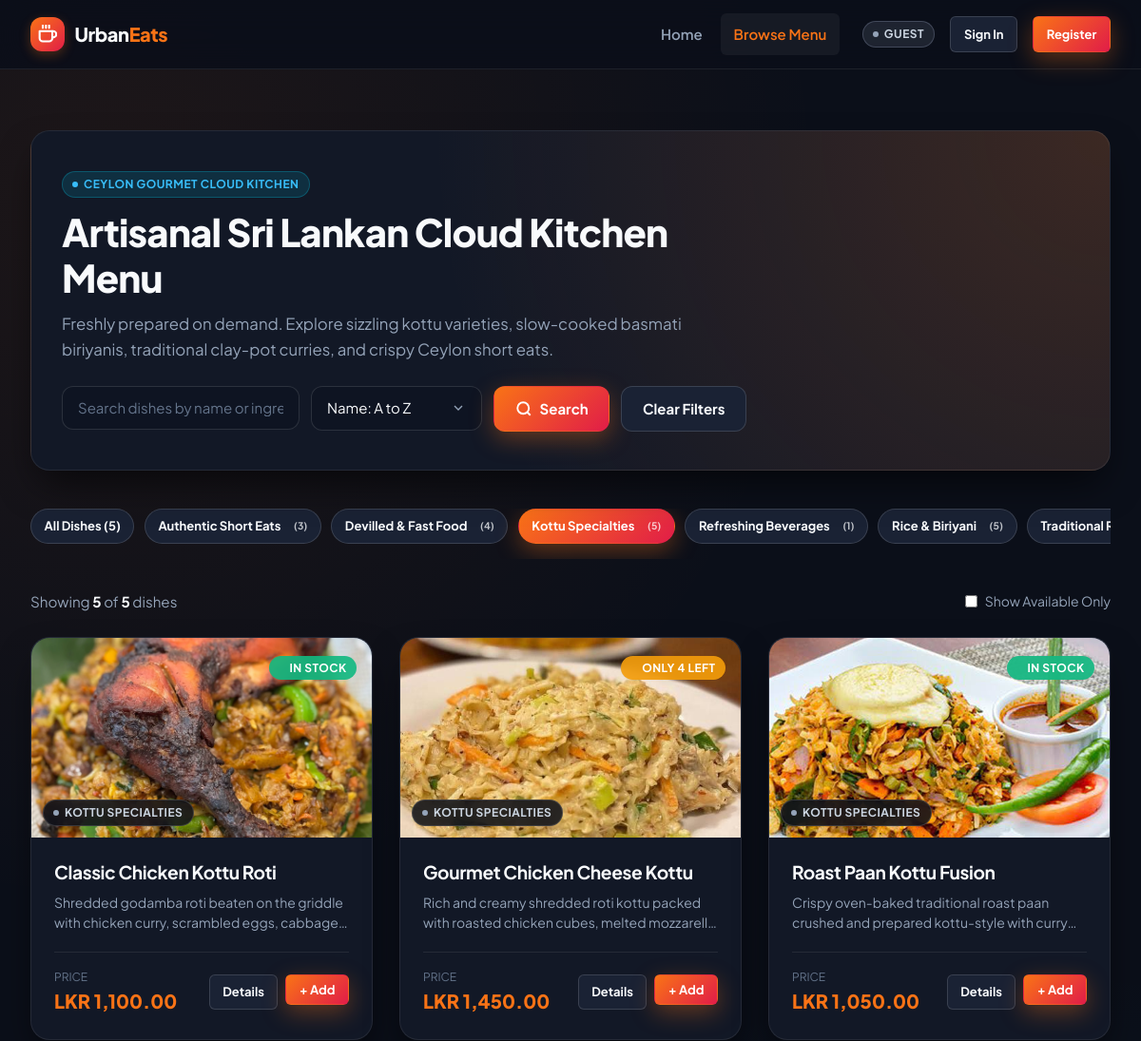
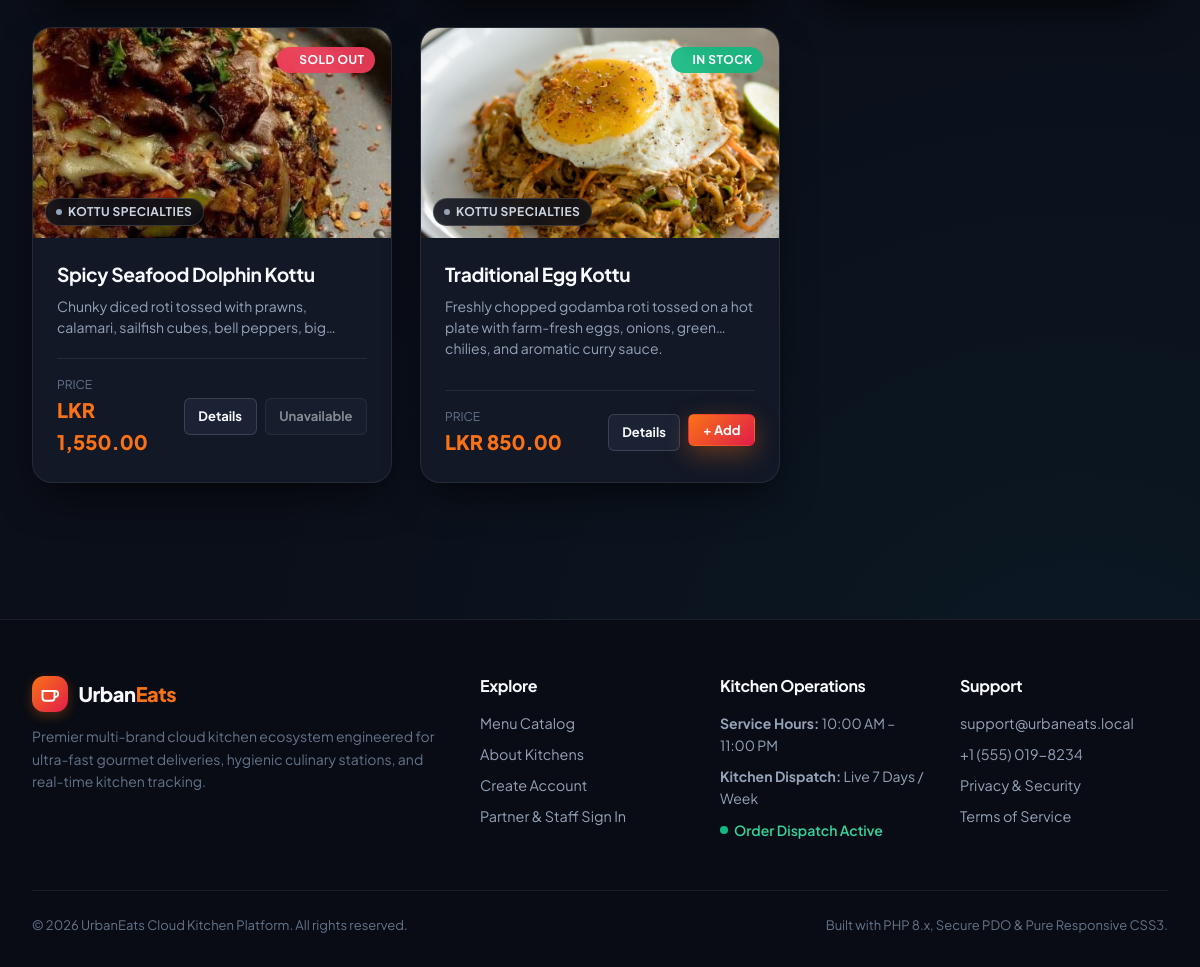
Page /public/menu/list.php?category=1 on the committed database (2 pictures, top to bottom).
### tables this page shows
CREATE TABLE categories (
    category_id INT AUTO_INCREMENT PRIMARY KEY,
    name VARCHAR(100) NOT NULL UNIQUE,
    description TEXT NULL,
    is_active TINYINT(1) NOT NULL DEFAULT 1,
    created_at TIMESTAMP DEFAULT CURRENT_TIMESTAMP,
    INDEX idx_categories_active (is_active)
);

CREATE TABLE dishes (
    dish_id INT AUTO_INCREMENT PRIMARY KEY,
    category_id INT NOT NULL,
    name VARCHAR(150) NOT NULL,
    description TEXT NULL,
    price DECIMAL(10, 2) NOT NULL,
    image_path VARCHAR(255) NULL,
    is_active TINYINT(1) NOT NULL DEFAULT 1,
    created_at TIMESTAMP DEFAULT CURRENT_TIMESTAMP,
    FOREIGN KEY (category_id) REFERENCES categories(category_id) ON DELETE RESTRICT ON UPDATE CASCADE,
    INDEX idx_dishes_category (category_id),
    INDEX idx_dishes_name (name),
    INDEX idx_dishes_price (price),
    INDEX idx_dishes_is_active (is_active)
);

CREATE TABLE inventory (
    inventory_id INT AUTO_INCREMENT PRIMARY KEY,
    dish_id INT NOT NULL UNIQUE,
    current_stock INT NOT NULL DEFAULT 0,
    reorder_level INT NOT NULL DEFAULT 5,
    updated_at TIMESTAMP DEFAULT CURRENT_TIMESTAMP ON UPDATE CURRENT_TIMESTAMP,
    FOREIGN KEY (dish_id) REFERENCES dishes(dish_id) ON DELETE CASCADE ON UPDATE CASCADE,
    CONSTRAINT chk_current_stock_non_negative CHECK (current_stock >= 0),
    CONSTRAINT chk_reorder_level_non_negative CHECK (reorder_level >= 0),
    INDEX idx_inventory_stock (current_stock),
    INDEX idx_inventory_reorder (reorder_level)
);

### public/menu/list.php (the view, shortened to what this page needs)
<?php
require_once __DIR__ . '/../../config/db.php';
$categoryId   = isset($_GET['category']) ? max(0, (int)$_GET['category']) : 0;
$searchQuery  = trim((string)($_GET['search'] ?? ''));
$sortParam    = trim((string)($_GET['sort'] ?? 'name_asc'));
$inStockOnly  = isset($_GET['in_stock']) && $_GET['in_stock'] === '1';
$page         = max(1, (int)($_GET['page'] ?? 1));
$perPage      = 9;
$allowedSorts = [
    'price_asc'  => 'd.price ASC',
    'price_desc' => 'd.price DESC',
    'name_asc'   => 'd.name ASC',
    'name_desc'  => 'd.name DESC',
    'stock_desc' => 'i.current_stock DESC',
];
$orderBySql = $allowedSorts[$sortParam] ?? 'd.name ASC';
$categoriesStmt = $pdo->query('
    SELECT c.category_id, c.name, COUNT(d.dish_id) AS total_active_dishes
    FROM categories c
    LEFT JOIN dishes d ON c.category_id = d.category_id AND d.is_active = 1
    WHERE c.is_active = 1
    GROUP BY c.category_id
    ORDER BY c.name ASC
');
$categories = $categoriesStmt->fetchAll();
$whereClauses = ['d.is_active = 1', 'c.is_active = 1'];
$params = [];
if ($categoryId > 0) {
    $whereClauses[] = 'd.category_id = :cat_id';
    $params[':cat_id'] = $categoryId;
}
$whereSql = implode(' AND ', $whereClauses);
$countSql = "
    SELECT COUNT(*)
    FROM dishes d
    JOIN categories c ON d.category_id = c.category_id
    LEFT JOIN inventory i ON d.dish_id = i.dish_id
    WHERE {$whereSql}
";
$countStmt = $pdo->prepare($countSql);
$countStmt->execute($params);
$totalDishes = (int)$countStmt->fetchColumn();
$offset = ($page - 1) * $perPage;
$dishesSql = "
    SELECT d.dish_id, d.name, d.description, d.price, d.image_path, d.created_at,
           c.category_id, c.name AS category_name,
           i.current_stock, i.reorder_level
    FROM dishes d
    JOIN categories c ON d.category_id = c.category_id
    LEFT JOIN inventory i ON d.dish_id = i.dish_id
    WHERE {$whereSql}
    ORDER BY {$orderBySql}
    LIMIT :offset, :per_page
";
$dishesStmt = $pdo->prepare($dishesSql);
foreach ($params as $k => $v) {
    $dishesStmt->bindValue($k, $v);
}
$dishesStmt->bindValue(':offset', $offset, PDO::PARAM_INT);
$dishesStmt->bindValue(':per_page', $perPage, PDO::PARAM_INT);
$dishesStmt->execute();
$dishes = $dishesStmt->fetchAll();
function build_menu_url(array $overrides = []): string {
    $params = $_GET;
    foreach ($overrides as $k => $v) {
        if ($v === null) {
            unset($params[$k]);
        } else {
            $params[$k] = $v;
        }
    }
    return 'list.php' . (!empty($params) ? '?' . http_build_query($params) : '');
}
require_once __DIR__ . '/../../includes/header.php';
?>
<div class="container" style="padding-top: 2rem; padding-bottom: 5rem;">
    <div class="card" style="margin-bottom: 2.5rem; background: radial-gradient(circle at top right, rgba(249, 115, 22, 0.18), transparent 60%), var(--bg-surface); border: 1px solid var(--border-card);">
        <div class="card-body" style="padding: 2.5rem 2rem;">
            <div style="max-width: 720px;">
                <span class="role-badge badge-staff" style="margin-bottom: 0.75rem;">Ceylon Gourmet Cloud Kitchen</span>
                <h1 style="font-size: 2.5rem; font-weight: 800; color: var(--text-primary); line-height: 1.2; margin-bottom: 0.75rem;">
                    Artisanal Sri Lankan Cloud Kitchen Menu
                </h1>
                <p style="font-size: 1.05rem; color: var(--text-secondary); line-height: 1.6; margin-bottom: 1.5rem;">
                    Freshly prepared on demand. Explore sizzling kottu varieties, slow-cooked basmati biriyanis, traditional clay-pot curries, and crispy Ceylon short eats.
                </p>
                <form action="list.php" method="GET" style="display: flex; gap: 0.75rem; flex-wrap: wrap;">
                    <div style="flex: 1; min-width: 240px; position: relative;">
                        <input
                            type="text"
                            name="search"
                            class="form-control"
                            placeholder="Search dishes by name or ingredients..."
                            value="<?= htmlspecialchars($searchQuery, ENT_QUOTES, 'UTF-8'); ?>"
                        >
                    </div>
                    <div style="width: 180px;">
                        <select name="sort" class="form-control" onchange="this.form.submit()">
                            <option value="name_asc" <?= $sortParam === 'name_asc' ? 'selected' : ''; ?>>Name: A to Z</option>
                        </select>
                    </div>
                    <button type="submit" class="btn btn-primary">
                        <svg width="18" height="18" viewBox="0 0 24 24" fill="none" stroke="currentColor" stroke-width="2.5"><circle cx="11" cy="11" r="8"></circle><line x1="21" y1="21" x2="16.65" y2="16.65"></line></svg>
                        Search
                    </button>
                    <?php if (!empty($searchQuery) || $categoryId > 0 || $sortParam !== 'name_asc'): ?>
                        <a href="list.php" class="btn btn-secondary">Clear Filters</a>
                    <?php endif; ?>
                </form>
            </div>
        </div>
    </div>
    <div style="display: flex; gap: 0.65rem; overflow-x: auto; padding-bottom: 1rem; margin-bottom: 2rem;">
        <a
            href="<?= htmlspecialchars(build_menu_url(['category' => null, 'page' => 1]), ENT_QUOTES, 'UTF-8'); ?>"
            class="btn <?= $categoryId === 0 ? 'btn-primary' : 'btn-secondary'; ?> btn-sm"
            style="border-radius: var(--radius-pill); white-space: nowrap;"
        >
            All Dishes (<?= $totalDishes; ?>)
        </a>
        <?php foreach ($categories as $cat): ?>
            <a
                href="<?= htmlspecialchars(build_menu_url(['category' => (int)$cat['category_id'], 'page' => 1]), ENT_QUOTES, 'UTF-8'); ?>"
                class="btn <?= $categoryId === (int)$cat['category_id'] ? 'btn-primary' : 'btn-secondary'; ?> btn-sm"
                style="border-radius: var(--radius-pill); white-space: nowrap;"
            >
                <?= htmlspecialchars($cat['name'], ENT_QUOTES, 'UTF-8'); ?>
                <span style="opacity: 0.75; font-size: 0.8em; margin-left: 0.35rem;">(<?= (int)$cat['total_active_dishes']; ?>)</span>
            </a>
        <?php endforeach; ?>
    </div>
    <div style="display: flex; justify-content: space-between; align-items: center; flex-wrap: wrap; gap: 1rem; margin-bottom: 1.5rem;">
        <div style="color: var(--text-secondary); font-size: 0.95rem;">
            Showing <strong style="color: var(--text-primary);"><?= count($dishes); ?></strong> of <strong style="color: var(--text-primary);"><?= $totalDishes; ?></strong> dishes
        </div>
        <div>
            <label style="display: inline-flex; align-items: center; gap: 0.5rem; color: var(--text-secondary); font-size: 0.875rem; cursor: pointer;">
                <input
                    type="checkbox"
                    <?= $inStockOnly ? 'checked' : ''; ?>
                    onchange="location.href = '<?= htmlspecialchars(build_menu_url(['in_stock' => $inStockOnly ? null : '1', 'page' => 1]), ENT_QUOTES, 'UTF-8'); ?>'"
                    style="accent-color: var(--primary);"
                >
                Show Available Only
            </label>
        </div>
    </div>
    <?php if (empty($dishes)): ?>
        <div class="card" style="text-align: center; padding: 4rem 2rem;">
            <svg width="48" height="48" viewBox="0 0 24 24" fill="none" stroke="var(--text-muted)" stroke-width="1.5" style="margin-bottom: 1rem;"><circle cx="11" cy="11" r="8"></circle><line x1="21" y1="21" x2="16.65" y2="16.65"></line></svg>
            <h3 style="font-size: 1.35rem; font-weight: 700; color: var(--text-primary); margin-bottom: 0.5rem;">No Dishes Found</h3>
            <p style="color: var(--text-muted); max-width: 480px; margin: 0 auto 1.5rem;">
                No culinary items match your search or filter settings. Try adjusting keywords or category selection.
            </p>
            <a href="list.php" class="btn btn-secondary">Reset Menu View</a>
        </div>
    <?php else: ?>
        <div style="display: grid; grid-template-columns: repeat(auto-fill, minmax(320px, 1fr)); gap: 1.75rem;">
            <?php foreach ($dishes as $dish): ?>
                <?php
                    $stock = (int)($dish['current_stock'] ?? 0);
                    $reorder = (int)($dish['reorder_level'] ?? 5);
                    $isOutOfStock = ($stock <= 0);
                    $isLowStock   = (!$isOutOfStock && $stock <= $reorder);
                ?>
                <div class="card" style="display: flex; flex-direction: column; height: 100%; transition: transform var(--transition-base), box-shadow var(--transition-base);">
                    <div style="position: relative; width: 100%; height: 210px; overflow: hidden; background: var(--bg-surface-elevated);">
                        <?php if (!empty($dish['image_path'])): ?>
                            <img
                                src="/UrbanEats-Cloud-Kitchen-Platform/<?= htmlspecialchars($dish['image_path'], ENT_QUOTES, 'UTF-8'); ?>"
                                alt="<?= htmlspecialchars($dish['name'], ENT_QUOTES, 'UTF-8'); ?>"
                                style="width: 100%; height: 100%; object-fit: cover; transition: transform 0.4s ease;"
                                loading="lazy"
                            >
                        <?php else: ?>
                            <div style="width: 100%; height: 100%; display: flex; align-items: center; justify-content: center; color: var(--text-muted);">
                                No Image Available
                            </div>
                        <?php endif; ?>
                        <div style="position: absolute; top: 1rem; right: 1rem;">
                            <?php if ($isOutOfStock): ?>
                                <span class="role-badge" style="background: rgba(244, 63, 94, 0.9); color: #ffffff; backdrop-filter: blur(8px);">Sold Out</span>
                            <?php elseif ($isLowStock): ?>
                                <span class="role-badge" style="background: rgba(245, 158, 11, 0.9); color: #ffffff; backdrop-filter: blur(8px);">Only <?= $stock; ?> Left</span>
                            <?php else: ?>
                                <span class="role-badge" style="background: rgba(16, 185, 129, 0.9); color: #ffffff; backdrop-filter: blur(8px);">In Stock</span>
                            <?php endif; ?>
                        </div>
                        <div style="position: absolute; bottom: 0.75rem; left: 0.75rem;">
                            <span class="role-badge badge-guest" style="background: rgba(11, 15, 25, 0.85); backdrop-filter: blur(8px); border-color: rgba(255,255,255,0.15);">
                                <?= htmlspecialchars($dish['category_name'], ENT_QUOTES, 'UTF-8'); ?>
                            </span>
                        </div>
                    </div>
                    <div class="card-body" style="display: flex; flex-direction: column; flex: 1; padding: 1.5rem;">
                        <h3 style="font-size: 1.2rem; font-weight: 700; color: var(--text-primary); margin-bottom: 0.5rem; line-height: 1.35;">
                            <a href="detail.php?id=<?= (int)$dish['dish_id']; ?>" style="color: inherit; text-decoration: none;">
                                <?= htmlspecialchars($dish['name'], ENT_QUOTES, 'UTF-8'); ?>
                            </a>
                        </h3>
                        <p style="font-size: 0.875rem; color: var(--text-secondary); line-height: 1.5; margin-bottom: 1.25rem; flex: 1; display: -webkit-box; -webkit-line-clamp: 2; -webkit-box-orient: vertical; overflow: hidden;">
                            <?= htmlspecialchars($dish['description'] ?? 'Authentic freshly prepared specialty.', ENT_QUOTES, 'UTF-8'); ?>
                        </p>
                        <div style="display: flex; justify-content: space-between; align-items: center; padding-top: 1rem; border-top: 1px solid var(--border-subtle);">
                            <div>
                                <span style="font-size: 0.75rem; color: var(--text-muted); display: block; text-transform: uppercase;">Price</span>
                                <strong style="font-size: 1.25rem; font-weight: 800; color: var(--primary);">
                                    LKR <?= number_format((float)$dish['price'], 2); ?>
                                </strong>
                            </div>
                            <div style="display: flex; gap: 0.5rem;">
                                <a href="detail.php?id=<?= (int)$dish['dish_id']; ?>" class="btn btn-secondary btn-sm" title="View Ingredients & Nutrition">
                                    Details
                                </a>
                                <?php if ($isOutOfStock): ?>
                                    <button type="button" class="btn btn-secondary btn-sm" disabled style="opacity: 0.5; cursor: not-allowed;">
                                        Unavailable
                                    </button>
                                <?php else: ?>
                                    <form action="/UrbanEats-Cloud-Kitchen-Platform/public/orders/cart.php" method="POST" style="margin: 0;">
                                        <button type="submit" class="btn btn-primary btn-sm" title="Add to Order Cart">
                                            + Add
                                        </button>
                                    </form>
                                <?php endif; ?>
                            </div>
                        </div>
                    </div>
                </div>
            <?php endforeach; ?>
        </div>
    <?php endif; ?>
</div>
<?php require_once __DIR__ . '/../../includes/footer.php'; ?>

### rows in the picture
categories: name "Authentic Short Eats", total_active_dishes "3"
categories: name "Devilled & Fast Food", total_active_dishes "4"
categories: name "Kottu Specialties", total_active_dishes "5"
categories: name "Refreshing Beverages", total_active_dishes "1"
categories: name "Rice & Biriyani", total_active_dishes "5"
categories: name "Traditional…"
dishes: image_path (picture), shows "IN STOCK", category.name "KOTTU SPECIALTIES", name "Classic Chicken Kottu Roti", description "Shredded godamba roti beaten on the griddle with chicken curry, scrambled eggs,…", price "1,100.00"
dishes: image_path (picture), inventory.current_stock "4", category.name "KOTTU SPECIALTIES", name "Gourmet Chicken Cheese Kottu", description "Rich and creamy shredded roti kottu packed with roasted chicken cubes, melted…", price "1,450.00"
dishes: image_path (picture), shows "IN STOCK", category.name "KOTTU SPECIALTIES", name "Roast Paan Kottu Fusion", description "Crispy oven-baked traditional roast paan crushed and prepared kottu-style with…", price "1,050.00"
dishes: image_path (picture), shows "SOLD OUT", category.name "KOTTU SPECIALTIES", name "Spicy Seafood Dolphin Kottu", description "Chunky diced roti tossed with prawns, calamari, sailfish cubes, bell peppers,…", price "1,550.00", shows "Unavailable"
dishes: image_path (picture), shows "IN STOCK", category.name "KOTTU SPECIALTIES", name "Traditional Egg Kottu", description "Freshly chopped godamba roti tossed on a hot plate with farm-fresh eggs, onions, green chilies, and aromatic curry sauce.", price "850.00"

### other values in the picture
$item['label'] "Home"
$item['label'] "Browse Menu"
$totalDishes "5"
count($dishes) "5"
